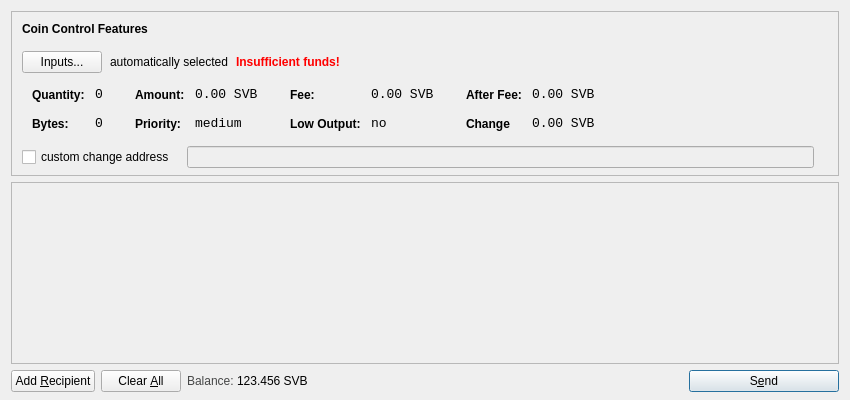
<?xml version="1.0" encoding="UTF-8"?>
<ui version="4.0">
 <class>SendCoinsDialog</class>
 <widget class="QDialog" name="SendCoinsDialog">
  <property name="geometry">
   <rect>
    <x>0</x>
    <y>0</y>
    <width>850</width>
    <height>400</height>
   </rect>
  </property>
  <property name="windowTitle">
   <string>Send Coins</string>
  </property>
  <layout class="QVBoxLayout" name="verticalLayout" stretch="0,1,0">
   <property name="bottomMargin">
    <number>8</number>
   </property>
   <item>
    <widget class="QFrame" name="frameCoinControl">
     <property name="sizePolicy">
      <sizepolicy hsizetype="Expanding" vsizetype="Expanding">
       <horstretch>0</horstretch>
       <verstretch>0</verstretch>
      </sizepolicy>
     </property>
     <property name="maximumSize">
      <size>
       <width>16777215</width>
       <height>16777215</height>
      </size>
     </property>
     <property name="frameShape">
      <enum>QFrame::StyledPanel</enum>
     </property>
     <property name="frameShadow">
      <enum>QFrame::Sunken</enum>
     </property>
     <layout class="QVBoxLayout" name="verticalLayoutCoinControl2">
      <property name="spacing">
       <number>6</number>
      </property>
      <property name="leftMargin">
       <number>0</number>
      </property>
      <property name="topMargin">
       <number>0</number>
      </property>
      <property name="rightMargin">
       <number>0</number>
      </property>
      <property name="bottomMargin">
       <number>6</number>
      </property>
      <item>
       <layout class="QVBoxLayout" name="verticalLayoutCoinControl" stretch="0,0,0,0,1">
        <property name="spacing">
         <number>0</number>
        </property>
        <property name="leftMargin">
         <number>10</number>
        </property>
        <property name="topMargin">
         <number>10</number>
        </property>
        <item>
         <layout class="QHBoxLayout" name="horizontalLayoutCoinControl1">
          <property name="bottomMargin">
           <number>15</number>
          </property>
          <item>
           <widget class="QLabel" name="labelCoinControlFeatures">
            <property name="sizePolicy">
             <sizepolicy hsizetype="Preferred" vsizetype="Maximum">
              <horstretch>0</horstretch>
              <verstretch>0</verstretch>
             </sizepolicy>
            </property>
            <property name="font">
             <font>
              <weight>75</weight>
              <bold>true</bold>
             </font>
            </property>
            <property name="styleSheet">
             <string notr="true">font-weight:bold;</string>
            </property>
            <property name="text">
             <string>Coin Control Features</string>
            </property>
           </widget>
          </item>
         </layout>
        </item>
        <item>
         <layout class="QHBoxLayout" name="horizontalLayoutCoinControl2" stretch="0,0,0,0">
          <property name="spacing">
           <number>8</number>
          </property>
          <property name="bottomMargin">
           <number>10</number>
          </property>
          <item>
           <widget class="QPushButton" name="pushButtonCoinControl">
            <property name="styleSheet">
             <string notr="true"/>
            </property>
            <property name="text">
             <string>Inputs...</string>
            </property>
           </widget>
          </item>
          <item>
           <widget class="QLabel" name="labelCoinControlAutomaticallySelected">
            <property name="text">
             <string>automatically selected</string>
            </property>
            <property name="margin">
             <number>5</number>
            </property>
           </widget>
          </item>
          <item>
           <widget class="QLabel" name="labelCoinControlInsuffFunds">
            <property name="font">
             <font>
              <weight>75</weight>
              <bold>true</bold>
             </font>
            </property>
            <property name="styleSheet">
             <string notr="true">color:red;font-weight:bold;</string>
            </property>
            <property name="text">
             <string>Insufficient funds!</string>
            </property>
            <property name="margin">
             <number>5</number>
            </property>
           </widget>
          </item>
          <item>
           <spacer name="horizontalSpacerCoinControl">
            <property name="orientation">
             <enum>Qt::Horizontal</enum>
            </property>
            <property name="sizeHint" stdset="0">
             <size>
              <width>40</width>
              <height>1</height>
             </size>
            </property>
           </spacer>
          </item>
         </layout>
        </item>
        <item>
         <widget class="QWidget" name="widgetCoinControl" native="true">
          <property name="sizePolicy">
           <sizepolicy hsizetype="Preferred" vsizetype="Preferred">
            <horstretch>0</horstretch>
            <verstretch>0</verstretch>
           </sizepolicy>
          </property>
          <property name="minimumSize">
           <size>
            <width>0</width>
            <height>0</height>
           </size>
          </property>
          <property name="styleSheet">
           <string notr="true"/>
          </property>
          <layout class="QHBoxLayout" name="horizontalLayoutCoinControl5">
           <property name="margin">
            <number>0</number>
           </property>
           <item>
            <layout class="QHBoxLayout" name="horizontalLayoutCoinControl3" stretch="0,0,0,1">
             <property name="spacing">
              <number>20</number>
             </property>
             <property name="topMargin">
              <number>0</number>
             </property>
             <property name="bottomMargin">
              <number>10</number>
             </property>
             <item>
              <layout class="QFormLayout" name="formLayoutCoinControl1">
               <property name="horizontalSpacing">
                <number>10</number>
               </property>
               <property name="verticalSpacing">
                <number>14</number>
               </property>
               <property name="leftMargin">
                <number>10</number>
               </property>
               <property name="topMargin">
                <number>4</number>
               </property>
               <property name="rightMargin">
                <number>6</number>
               </property>
               <item row="0" column="0">
                <widget class="QLabel" name="labelCoinControlQuantityText">
                 <property name="styleSheet">
                  <string notr="true">font-weight:bold;</string>
                 </property>
                 <property name="text">
                  <string>Quantity:</string>
                 </property>
                 <property name="margin">
                  <number>0</number>
                 </property>
                </widget>
               </item>
               <item row="0" column="1">
                <widget class="QLabel" name="labelCoinControlQuantity">
                 <property name="font">
                  <font>
                   <family>Monospace</family>
                   <pointsize>10</pointsize>
                  </font>
                 </property>
                 <property name="cursor">
                  <cursorShape>IBeamCursor</cursorShape>
                 </property>
                 <property name="contextMenuPolicy">
                  <enum>Qt::ActionsContextMenu</enum>
                 </property>
                 <property name="text">
                  <string>0</string>
                 </property>
                 <property name="margin">
                  <number>0</number>
                 </property>
                 <property name="textInteractionFlags">
                  <set>Qt::LinksAccessibleByMouse|Qt::TextSelectableByKeyboard|Qt::TextSelectableByMouse</set>
                 </property>
                </widget>
               </item>
               <item row="1" column="0">
                <widget class="QLabel" name="labelCoinControlBytesText">
                 <property name="styleSheet">
                  <string notr="true">font-weight:bold;</string>
                 </property>
                 <property name="text">
                  <string>Bytes:</string>
                 </property>
                </widget>
               </item>
               <item row="1" column="1">
                <widget class="QLabel" name="labelCoinControlBytes">
                 <property name="font">
                  <font>
                   <family>Monospace</family>
                   <pointsize>10</pointsize>
                  </font>
                 </property>
                 <property name="cursor">
                  <cursorShape>IBeamCursor</cursorShape>
                 </property>
                 <property name="contextMenuPolicy">
                  <enum>Qt::ActionsContextMenu</enum>
                 </property>
                 <property name="text">
                  <string>0</string>
                 </property>
                 <property name="textInteractionFlags">
                  <set>Qt::LinksAccessibleByMouse|Qt::TextSelectableByKeyboard|Qt::TextSelectableByMouse</set>
                 </property>
                </widget>
               </item>
              </layout>
             </item>
             <item>
              <layout class="QFormLayout" name="formLayoutCoinControl2">
               <property name="horizontalSpacing">
                <number>10</number>
               </property>
               <property name="verticalSpacing">
                <number>14</number>
               </property>
               <property name="leftMargin">
                <number>6</number>
               </property>
               <property name="topMargin">
                <number>4</number>
               </property>
               <property name="rightMargin">
                <number>6</number>
               </property>
               <item row="0" column="0">
                <widget class="QLabel" name="labelCoinControlAmountText">
                 <property name="styleSheet">
                  <string notr="true">font-weight:bold;</string>
                 </property>
                 <property name="text">
                  <string>Amount:</string>
                 </property>
                 <property name="margin">
                  <number>0</number>
                 </property>
                </widget>
               </item>
               <item row="0" column="1">
                <widget class="QLabel" name="labelCoinControlAmount">
                 <property name="font">
                  <font>
                   <family>Monospace</family>
                   <pointsize>10</pointsize>
                  </font>
                 </property>
                 <property name="cursor">
                  <cursorShape>IBeamCursor</cursorShape>
                 </property>
                 <property name="contextMenuPolicy">
                  <enum>Qt::ActionsContextMenu</enum>
                 </property>
                 <property name="text">
                  <string>0.00 SVB</string>
                 </property>
                 <property name="textInteractionFlags">
                  <set>Qt::LinksAccessibleByMouse|Qt::TextSelectableByKeyboard|Qt::TextSelectableByMouse</set>
                 </property>
                </widget>
               </item>
               <item row="1" column="0">
                <widget class="QLabel" name="labelCoinControlPriorityText">
                 <property name="styleSheet">
                  <string notr="true">font-weight:bold;</string>
                 </property>
                 <property name="text">
                  <string>Priority:</string>
                 </property>
                </widget>
               </item>
               <item row="1" column="1">
                <widget class="QLabel" name="labelCoinControlPriority">
                 <property name="font">
                  <font>
                   <family>Monospace</family>
                   <pointsize>10</pointsize>
                  </font>
                 </property>
                 <property name="cursor">
                  <cursorShape>IBeamCursor</cursorShape>
                 </property>
                 <property name="contextMenuPolicy">
                  <enum>Qt::ActionsContextMenu</enum>
                 </property>
                 <property name="text">
                  <string>medium</string>
                 </property>
                 <property name="textInteractionFlags">
                  <set>Qt::LinksAccessibleByMouse|Qt::TextSelectableByKeyboard|Qt::TextSelectableByMouse</set>
                 </property>
                </widget>
               </item>
              </layout>
             </item>
             <item>
              <layout class="QFormLayout" name="formLayoutCoinControl3">
               <property name="horizontalSpacing">
                <number>10</number>
               </property>
               <property name="verticalSpacing">
                <number>14</number>
               </property>
               <property name="leftMargin">
                <number>6</number>
               </property>
               <property name="topMargin">
                <number>4</number>
               </property>
               <property name="rightMargin">
                <number>6</number>
               </property>
               <item row="0" column="0">
                <widget class="QLabel" name="labelCoinControlFeeText">
                 <property name="styleSheet">
                  <string notr="true">font-weight:bold;</string>
                 </property>
                 <property name="text">
                  <string>Fee:</string>
                 </property>
                 <property name="margin">
                  <number>0</number>
                 </property>
                </widget>
               </item>
               <item row="0" column="1">
                <widget class="QLabel" name="labelCoinControlFee">
                 <property name="font">
                  <font>
                   <family>Monospace</family>
                   <pointsize>10</pointsize>
                  </font>
                 </property>
                 <property name="cursor">
                  <cursorShape>IBeamCursor</cursorShape>
                 </property>
                 <property name="contextMenuPolicy">
                  <enum>Qt::ActionsContextMenu</enum>
                 </property>
                 <property name="text">
                  <string>0.00 SVB</string>
                 </property>
                 <property name="textInteractionFlags">
                  <set>Qt::LinksAccessibleByMouse|Qt::TextSelectableByKeyboard|Qt::TextSelectableByMouse</set>
                 </property>
                </widget>
               </item>
               <item row="1" column="0">
                <widget class="QLabel" name="labelCoinControlLowOutputText">
                 <property name="styleSheet">
                  <string notr="true">font-weight:bold;</string>
                 </property>
                 <property name="text">
                  <string>Low Output:</string>
                 </property>
                </widget>
               </item>
               <item row="1" column="1">
                <widget class="QLabel" name="labelCoinControlLowOutput">
                 <property name="font">
                  <font>
                   <family>Monospace</family>
                   <pointsize>10</pointsize>
                  </font>
                 </property>
                 <property name="cursor">
                  <cursorShape>IBeamCursor</cursorShape>
                 </property>
                 <property name="contextMenuPolicy">
                  <enum>Qt::ActionsContextMenu</enum>
                 </property>
                 <property name="text">
                  <string>no</string>
                 </property>
                 <property name="textInteractionFlags">
                  <set>Qt::LinksAccessibleByMouse|Qt::TextSelectableByKeyboard|Qt::TextSelectableByMouse</set>
                 </property>
                </widget>
               </item>
              </layout>
             </item>
             <item>
              <layout class="QFormLayout" name="formLayoutCoinControl4">
               <property name="horizontalSpacing">
                <number>10</number>
               </property>
               <property name="verticalSpacing">
                <number>14</number>
               </property>
               <property name="leftMargin">
                <number>6</number>
               </property>
               <property name="topMargin">
                <number>4</number>
               </property>
               <property name="rightMargin">
                <number>6</number>
               </property>
               <item row="0" column="0">
                <widget class="QLabel" name="labelCoinControlAfterFeeText">
                 <property name="styleSheet">
                  <string notr="true">font-weight:bold;</string>
                 </property>
                 <property name="text">
                  <string>After Fee:</string>
                 </property>
                 <property name="margin">
                  <number>0</number>
                 </property>
                </widget>
               </item>
               <item row="0" column="1">
                <widget class="QLabel" name="labelCoinControlAfterFee">
                 <property name="font">
                  <font>
                   <family>Monospace</family>
                   <pointsize>10</pointsize>
                  </font>
                 </property>
                 <property name="cursor">
                  <cursorShape>IBeamCursor</cursorShape>
                 </property>
                 <property name="contextMenuPolicy">
                  <enum>Qt::ActionsContextMenu</enum>
                 </property>
                 <property name="text">
                  <string>0.00 SVB</string>
                 </property>
                 <property name="textInteractionFlags">
                  <set>Qt::LinksAccessibleByMouse|Qt::TextSelectableByKeyboard|Qt::TextSelectableByMouse</set>
                 </property>
                </widget>
               </item>
               <item row="1" column="0">
                <widget class="QLabel" name="labelCoinControlChangeText">
                 <property name="styleSheet">
                  <string notr="true">font-weight:bold;</string>
                 </property>
                 <property name="text">
                  <string>Change</string>
                 </property>
                </widget>
               </item>
               <item row="1" column="1">
                <widget class="QLabel" name="labelCoinControlChange">
                 <property name="font">
                  <font>
                   <family>Monospace</family>
                   <pointsize>10</pointsize>
                  </font>
                 </property>
                 <property name="cursor">
                  <cursorShape>IBeamCursor</cursorShape>
                 </property>
                 <property name="contextMenuPolicy">
                  <enum>Qt::ActionsContextMenu</enum>
                 </property>
                 <property name="text">
                  <string>0.00 SVB</string>
                 </property>
                 <property name="textInteractionFlags">
                  <set>Qt::LinksAccessibleByMouse|Qt::TextSelectableByKeyboard|Qt::TextSelectableByMouse</set>
                 </property>
                </widget>
               </item>
              </layout>
             </item>
            </layout>
           </item>
          </layout>
         </widget>
        </item>
        <item>
         <layout class="QHBoxLayout" name="horizontalLayoutCoinControl4" stretch="0,0,0">
          <property name="spacing">
           <number>12</number>
          </property>
          <property name="sizeConstraint">
           <enum>QLayout::SetDefaultConstraint</enum>
          </property>
          <property name="topMargin">
           <number>5</number>
          </property>
          <property name="rightMargin">
           <number>5</number>
          </property>
          <item>
           <widget class="QCheckBox" name="checkBoxCoinControlChange">
            <property name="text">
             <string>custom change address</string>
            </property>
           </widget>
          </item>
          <item>
           <widget class="QLineEdit" name="lineEditCoinControlChange">
            <property name="enabled">
             <bool>false</bool>
            </property>
            <property name="sizePolicy">
             <sizepolicy hsizetype="Expanding" vsizetype="Fixed">
              <horstretch>0</horstretch>
              <verstretch>0</verstretch>
             </sizepolicy>
            </property>
           </widget>
          </item>
          <item>
           <widget class="QLabel" name="labelCoinControlChangeLabel">
            <property name="sizePolicy">
             <sizepolicy hsizetype="Preferred" vsizetype="Expanding">
              <horstretch>0</horstretch>
              <verstretch>0</verstretch>
             </sizepolicy>
            </property>
            <property name="minimumSize">
             <size>
              <width>0</width>
              <height>0</height>
             </size>
            </property>
            <property name="text">
             <string/>
            </property>
            <property name="margin">
             <number>3</number>
            </property>
           </widget>
          </item>
         </layout>
        </item>
        <item>
         <spacer name="verticalSpacerCoinControl">
          <property name="orientation">
           <enum>Qt::Vertical</enum>
          </property>
          <property name="sizeHint" stdset="0">
           <size>
            <width>800</width>
            <height>1</height>
           </size>
          </property>
         </spacer>
        </item>
       </layout>
      </item>
     </layout>
    </widget>
   </item>
   <item>
    <widget class="QScrollArea" name="scrollArea">
     <property name="widgetResizable">
      <bool>true</bool>
     </property>
     <widget class="QWidget" name="scrollAreaWidgetContents">
      <property name="geometry">
       <rect>
        <x>0</x>
        <y>0</y>
        <width>830</width>
        <height>156</height>
       </rect>
      </property>
      <layout class="QVBoxLayout" name="verticalLayout_2">
       <property name="margin">
        <number>0</number>
       </property>
       <item>
        <layout class="QVBoxLayout" name="entries">
         <property name="spacing">
          <number>6</number>
         </property>
        </layout>
       </item>
       <item>
        <spacer name="verticalSpacer">
         <property name="orientation">
          <enum>Qt::Vertical</enum>
         </property>
         <property name="sizeHint" stdset="0">
          <size>
           <width>20</width>
           <height>40</height>
          </size>
         </property>
        </spacer>
       </item>
      </layout>
     </widget>
    </widget>
   </item>
   <item>
    <layout class="QHBoxLayout" name="horizontalLayout">
     <item>
      <widget class="QPushButton" name="addButton">
       <property name="toolTip">
        <string>Send to multiple recipients at once</string>
       </property>
       <property name="text">
        <string>Add &amp;Recipient</string>
       </property>
       <property name="icon">
        <iconset resource="../bitcoin.qrc">
         <normaloff>:/icons/add</normaloff>:/icons/add</iconset>
       </property>
       <property name="autoDefault">
        <bool>false</bool>
       </property>
      </widget>
     </item>
     <item>
      <widget class="QPushButton" name="clearButton">
       <property name="sizePolicy">
        <sizepolicy hsizetype="Minimum" vsizetype="Fixed">
         <horstretch>0</horstretch>
         <verstretch>0</verstretch>
        </sizepolicy>
       </property>
       <property name="toolTip">
        <string>Remove all transaction fields</string>
       </property>
       <property name="text">
        <string>Clear &amp;All</string>
       </property>
       <property name="icon">
        <iconset resource="../bitcoin.qrc">
         <normaloff>:/icons/remove</normaloff>:/icons/remove</iconset>
       </property>
       <property name="autoRepeatDelay">
        <number>300</number>
       </property>
       <property name="autoDefault">
        <bool>false</bool>
       </property>
      </widget>
     </item>
     <item>
      <layout class="QHBoxLayout" name="horizontalLayout_2">
       <property name="spacing">
        <number>3</number>
       </property>
       <item>
        <widget class="QLabel" name="label">
         <property name="sizePolicy">
          <sizepolicy hsizetype="Preferred" vsizetype="Fixed">
           <horstretch>0</horstretch>
           <verstretch>0</verstretch>
          </sizepolicy>
         </property>
         <property name="styleSheet">
          <string notr="true">#label { color: #464747; }</string>
         </property>
         <property name="text">
          <string>Balance:</string>
         </property>
        </widget>
       </item>
       <item>
        <widget class="QLabel" name="labelBalance">
         <property name="sizePolicy">
          <sizepolicy hsizetype="Preferred" vsizetype="Fixed">
           <horstretch>0</horstretch>
           <verstretch>0</verstretch>
          </sizepolicy>
         </property>
         <property name="cursor">
          <cursorShape>IBeamCursor</cursorShape>
         </property>
         <property name="styleSheet">
          <string notr="true">#label { color: #464747; }</string>
         </property>
         <property name="text">
          <string>123.456 SVB</string>
         </property>
         <property name="textInteractionFlags">
          <set>Qt::LinksAccessibleByMouse|Qt::TextSelectableByKeyboard|Qt::TextSelectableByMouse</set>
         </property>
        </widget>
       </item>
      </layout>
     </item>
     <item>
      <spacer name="horizontalSpacer">
       <property name="orientation">
        <enum>Qt::Horizontal</enum>
       </property>
       <property name="sizeHint" stdset="0">
        <size>
         <width>40</width>
         <height>20</height>
        </size>
       </property>
      </spacer>
     </item>
     <item>
      <widget class="QPushButton" name="sendButton">
       <property name="minimumSize">
        <size>
         <width>150</width>
         <height>0</height>
        </size>
       </property>
       <property name="toolTip">
        <string>Confirm the send action</string>
       </property>
       <property name="text">
        <string>S&amp;end</string>
       </property>
       <property name="icon">
        <iconset resource="../bitcoin.qrc">
         <normaloff>:/icons/send</normaloff>:/icons/send</iconset>
       </property>
       <property name="default">
        <bool>true</bool>
       </property>
      </widget>
     </item>
    </layout>
   </item>
  </layout>
 </widget>
 <resources>
  <include location="../bitcoin.qrc"/>
 </resources>
 <connections/>
</ui>
